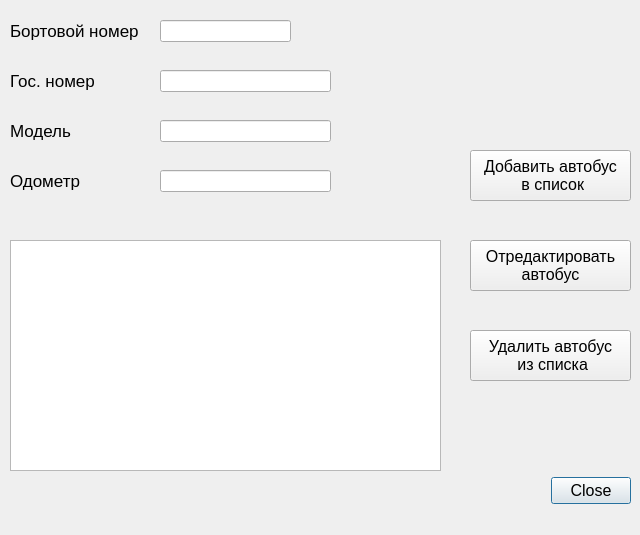
<?xml version="1.0" encoding="UTF-8"?>
<ui version="4.0">
 <class>Dialog</class>
 <widget class="QDialog" name="Dialog">
  <property name="geometry">
   <rect>
    <x>0</x>
    <y>0</y>
    <width>640</width>
    <height>535</height>
   </rect>
  </property>
  <property name="windowTitle">
   <string>Автобусы</string>
  </property>
  <property name="modal">
   <bool>true</bool>
  </property>
  <widget class="QDialogButtonBox" name="buttonBox">
   <property name="geometry">
    <rect>
     <x>550</x>
     <y>460</y>
     <width>81</width>
     <height>61</height>
    </rect>
   </property>
   <property name="font">
    <font>
     <pointsize>12</pointsize>
    </font>
   </property>
   <property name="orientation">
    <enum>Qt::Horizontal</enum>
   </property>
   <property name="standardButtons">
    <set>QDialogButtonBox::Close</set>
   </property>
  </widget>
  <widget class="QLineEdit" name="new_bus_num_edit">
   <property name="geometry">
    <rect>
     <x>160</x>
     <y>20</y>
     <width>131</width>
     <height>22</height>
    </rect>
   </property>
   <property name="font">
    <font>
     <pointsize>12</pointsize>
    </font>
   </property>
  </widget>
  <widget class="QLabel" name="label_2">
   <property name="geometry">
    <rect>
     <x>10</x>
     <y>70</y>
     <width>91</width>
     <height>22</height>
    </rect>
   </property>
   <property name="font">
    <font>
     <pointsize>13</pointsize>
    </font>
   </property>
   <property name="text">
    <string>Гос. номер</string>
   </property>
  </widget>
  <widget class="QLineEdit" name="new_bus_gosnomer_edit">
   <property name="geometry">
    <rect>
     <x>160</x>
     <y>70</y>
     <width>171</width>
     <height>22</height>
    </rect>
   </property>
   <property name="font">
    <font>
     <pointsize>12</pointsize>
    </font>
   </property>
  </widget>
  <widget class="QListWidget" name="bus_list">
   <property name="geometry">
    <rect>
     <x>10</x>
     <y>240</y>
     <width>431</width>
     <height>231</height>
    </rect>
   </property>
   <property name="font">
    <font>
     <pointsize>12</pointsize>
    </font>
   </property>
  </widget>
  <widget class="QPushButton" name="bus_delete_button">
   <property name="geometry">
    <rect>
     <x>470</x>
     <y>330</y>
     <width>161</width>
     <height>51</height>
    </rect>
   </property>
   <property name="font">
    <font>
     <pointsize>12</pointsize>
    </font>
   </property>
   <property name="text">
    <string>Удалить автобус
 из списка</string>
   </property>
   <property name="icon">
    <iconset>
     <normaloff>../static/delete.png</normaloff>../static/delete.png</iconset>
   </property>
  </widget>
  <widget class="QPushButton" name="bus_save_button">
   <property name="geometry">
    <rect>
     <x>470</x>
     <y>150</y>
     <width>161</width>
     <height>51</height>
    </rect>
   </property>
   <property name="font">
    <font>
     <pointsize>12</pointsize>
    </font>
   </property>
   <property name="text">
    <string>Добавить автобус
 в список</string>
   </property>
   <property name="icon">
    <iconset>
     <normaloff>../static/new.png</normaloff>../static/new.png</iconset>
   </property>
  </widget>
  <widget class="QPushButton" name="bus_edit_button">
   <property name="geometry">
    <rect>
     <x>470</x>
     <y>240</y>
     <width>161</width>
     <height>51</height>
    </rect>
   </property>
   <property name="font">
    <font>
     <pointsize>12</pointsize>
    </font>
   </property>
   <property name="text">
    <string>Отредактировать 
автобус</string>
   </property>
   <property name="icon">
    <iconset>
     <normaloff>../static/edit.png</normaloff>../static/edit.png</iconset>
   </property>
  </widget>
  <widget class="QLabel" name="label_5">
   <property name="geometry">
    <rect>
     <x>10</x>
     <y>20</y>
     <width>131</width>
     <height>22</height>
    </rect>
   </property>
   <property name="font">
    <font>
     <pointsize>13</pointsize>
    </font>
   </property>
   <property name="text">
    <string>Бортовой номер</string>
   </property>
  </widget>
  <widget class="QLabel" name="label_4">
   <property name="geometry">
    <rect>
     <x>10</x>
     <y>120</y>
     <width>71</width>
     <height>22</height>
    </rect>
   </property>
   <property name="font">
    <font>
     <pointsize>13</pointsize>
    </font>
   </property>
   <property name="text">
    <string>Модель</string>
   </property>
  </widget>
  <widget class="QLineEdit" name="new_bus_model_edit">
   <property name="geometry">
    <rect>
     <x>160</x>
     <y>120</y>
     <width>171</width>
     <height>22</height>
    </rect>
   </property>
   <property name="font">
    <font>
     <pointsize>12</pointsize>
    </font>
   </property>
   <property name="text">
    <string/>
   </property>
  </widget>
  <widget class="QLineEdit" name="new_bus_odometr_edit">
   <property name="geometry">
    <rect>
     <x>160</x>
     <y>170</y>
     <width>171</width>
     <height>22</height>
    </rect>
   </property>
   <property name="font">
    <font>
     <pointsize>12</pointsize>
    </font>
   </property>
  </widget>
  <widget class="QLabel" name="label_3">
   <property name="geometry">
    <rect>
     <x>10</x>
     <y>170</y>
     <width>141</width>
     <height>22</height>
    </rect>
   </property>
   <property name="font">
    <font>
     <pointsize>13</pointsize>
    </font>
   </property>
   <property name="text">
    <string>Одометр</string>
   </property>
  </widget>
 </widget>
 <resources/>
 <connections>
  <connection>
   <sender>buttonBox</sender>
   <signal>accepted()</signal>
   <receiver>Dialog</receiver>
   <slot>accept()</slot>
   <hints>
    <hint type="sourcelabel">
     <x>248</x>
     <y>254</y>
    </hint>
    <hint type="destinationlabel">
     <x>157</x>
     <y>274</y>
    </hint>
   </hints>
  </connection>
  <connection>
   <sender>buttonBox</sender>
   <signal>rejected()</signal>
   <receiver>Dialog</receiver>
   <slot>reject()</slot>
   <hints>
    <hint type="sourcelabel">
     <x>316</x>
     <y>260</y>
    </hint>
    <hint type="destinationlabel">
     <x>286</x>
     <y>274</y>
    </hint>
   </hints>
  </connection>
 </connections>
</ui>
